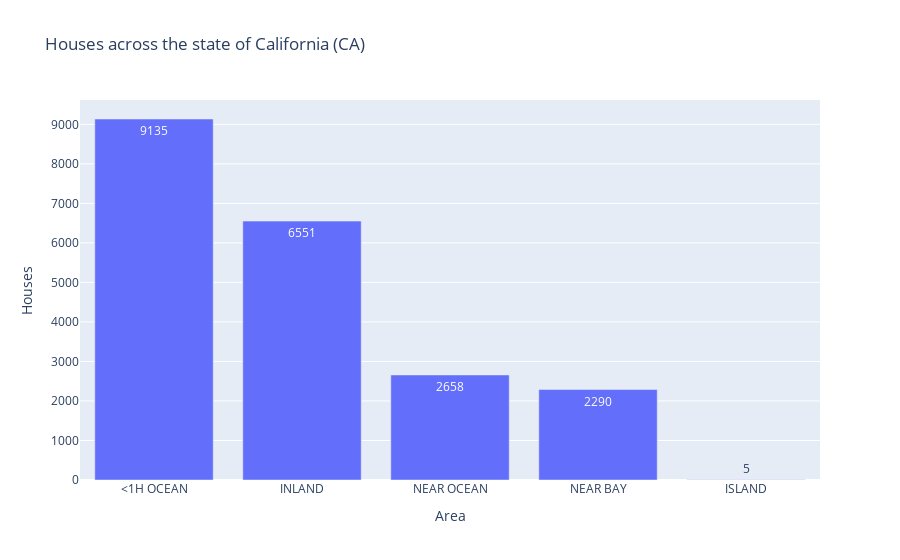

Here is the notebook cell this chart was saved with:
### Code cell
grouped = pd.DataFrame(df.ocean_proximity.value_counts())
grouped['area'] = grouped.index
# grouped.columns
# grouped
fig = px.bar(grouped, x = 'area', y='ocean_proximity', text='ocean_proximity' ,
title = 'Houses across the state of California (CA)',
labels = {'ocean_proximity' : 'Houses',
'area' : 'Area'})

fig.show()

### Figure 1 — Plotly figure (JSON) as saved in the notebook; plotly's stock layout.template omitted (floating-point values rounded to 4 significant figures)
{"data": [{"alignmentgroup": "True", "hovertemplate": "Area=%{x}<br>Houses=%{text}<extra></extra>", "legendgroup": "", "marker": {"color": "#636efa", "pattern": {"shape": ""}}, "name": "", "offsetgroup": "", "orientation": "v", "showlegend": false, "text": [9135, 6551, 2658, 2290, 5], "textposition": "auto", "type": "bar", "x": ["<1H OCEAN", "INLAND", "NEAR OCEAN", "NEAR BAY", "ISLAND"], "xaxis": "x", "y": [9135, 6551, 2658, 2290, 5], "yaxis": "y"}], "layout": {"barmode": "relative", "legend": {"tracegroupgap": 0}, "title": {"text": "Houses across the state of California (CA)"}, "xaxis": {"anchor": "y", "domain": [0, 1], "title": {"text": "Area"}}, "yaxis": {"anchor": "x", "domain": [0, 1], "title": {"text": "Houses"}}}}
